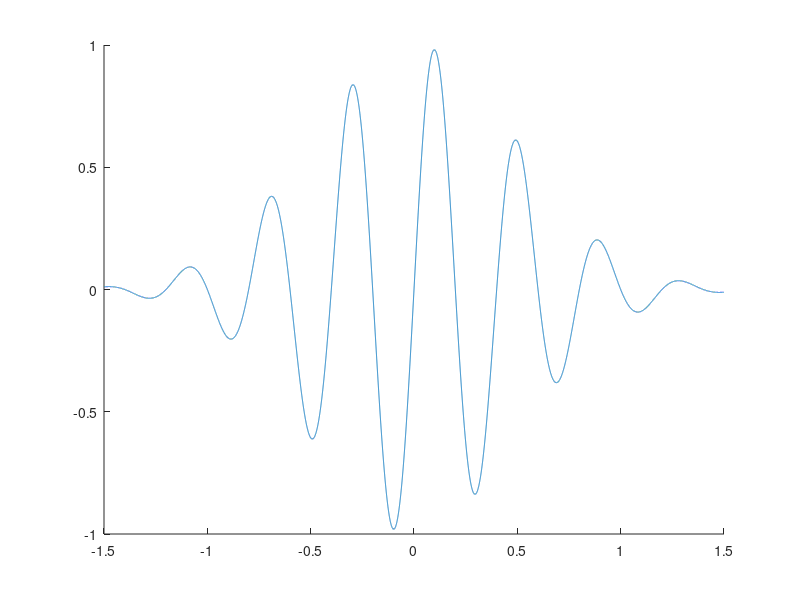
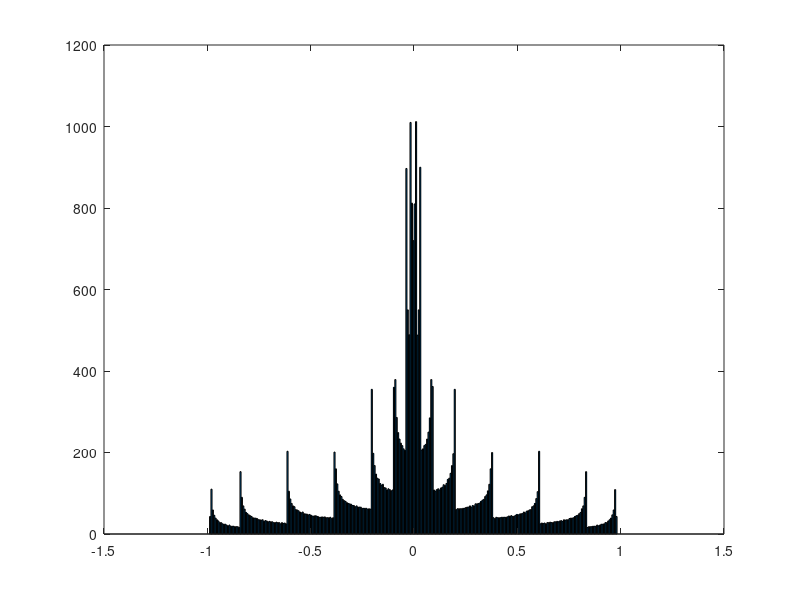
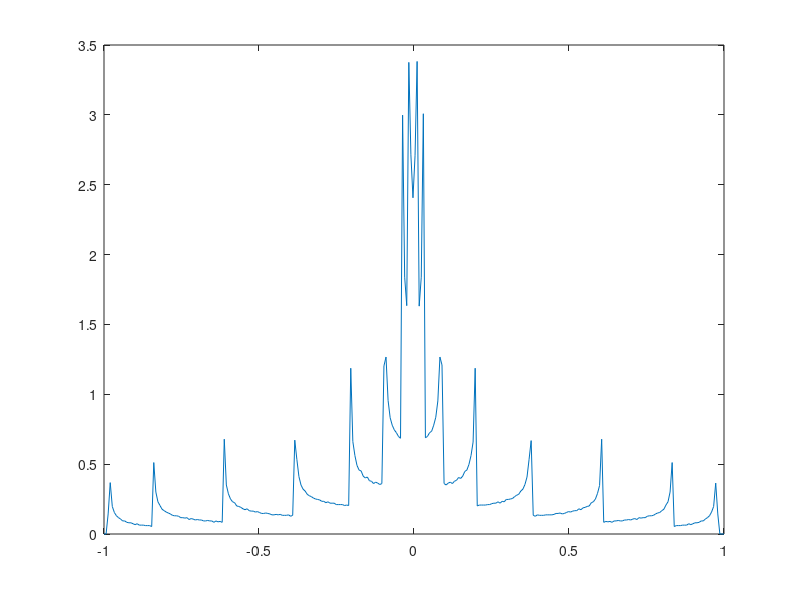

Source code (MATLAB) for these figures, in order:
close all;
hold on;
% part a:

t = -1.5:0.0001:1.5;
t(end)=[]; % remove end
f_t_exp = exp(-2 * (t.^2));
f_t_sin = sin(5*pi.*t);

f_t = f_t_exp.*f_t_sin; % Pi array
plot(t, f_t);


% part b:
% interval evaluation:

% we will set length(counts) = N / div_factor to arrange the sampled vals
% into sections of the histogram
num_cols = 300;
div_factor = length(t)/num_cols;

bin_centers = linspace(-1, 1, num_cols);

bin_counts = zeros(1, length(bin_centers));

d_f_t = 2/length(bin_centers); % (x_max - x_min) / k

% n = bin count in a bin (bin_counts(j))

% N = sample size (length(f_t))

bin_centers = bin_centers+(d_f_t/2);

for i = 1:length(f_t)
    val = f_t(i);
    for j = 1:length(bin_centers)
        if( (val > bin_centers(j) - (d_f_t/2)) && (val < bin_centers(j) + (d_f_t/2)) )
            bin_counts(j) = bin_counts(j) + 1;
            
        end
    end
end

figure;
bar(linspace(-1, 1, length(bin_counts)), bin_counts)

% part c:

% now what we want to plot is the relative probability of the values.
% to do this we can simply normalize the bin center counts by the number of
% bins
figure;


p_x = bin_counts / sum(bin_counts);
plot(linspace(-1, 1, length(p_x)), p_x*100); 

sum(p_x);
% pdf creation 

% part d:

% mean
mean = sum(bin_centers .* p_x * d_f_t)
% variance

variance = 0;
test = [];
for i = 1:length(f_t)
    x = f_t(i);
    ind = min([floor(i/div_factor) + 1, length(p_x)]);
    test(ind) = p_x(ind);
    variance = variance + ((x-mean)^2 * p_x(ind));
end

variance;


